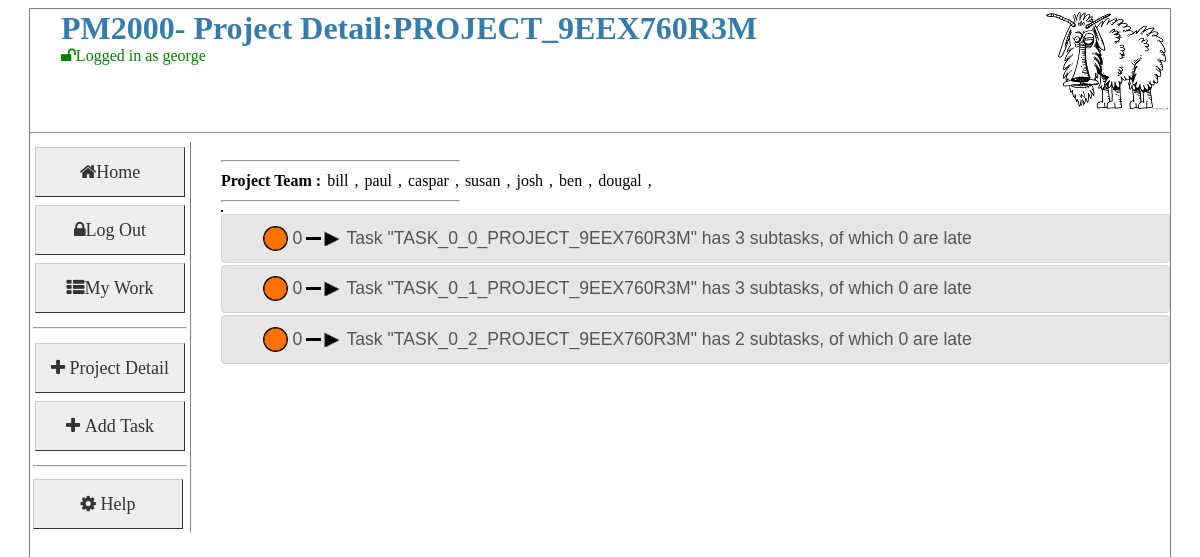
The app's page /showProjectOverview/id/1 (signed in), older data.
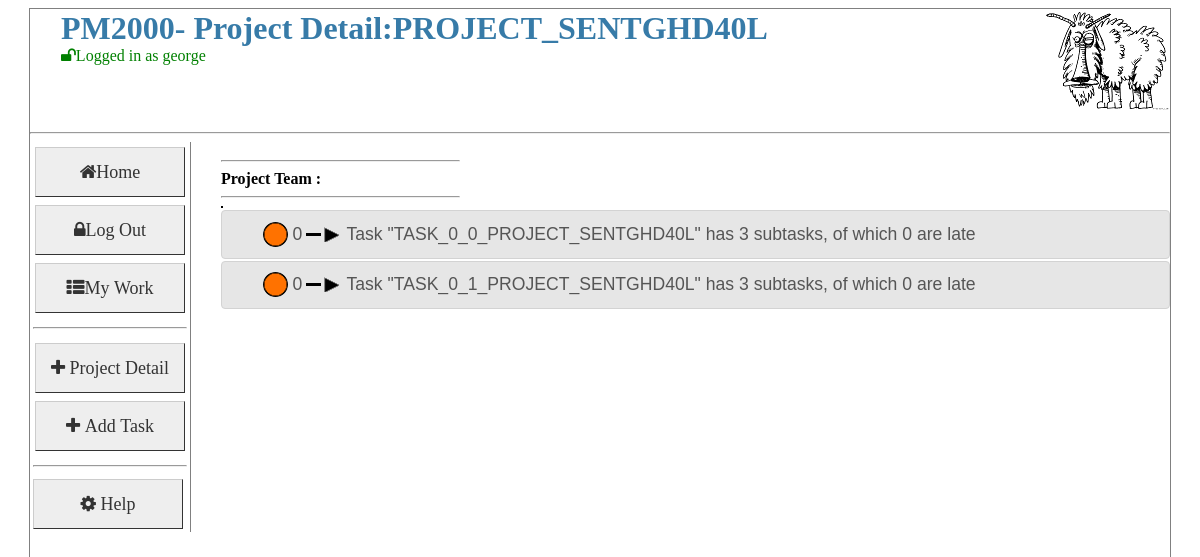
The same page, newer data.
### pm2000/dal/models.py (models this page shows, shortened)
class Projects(Base):
    __tablename__ = "projects"
    id: Mapped[int] = mapped_column(primary_key=True)
    name: Mapped[str] = mapped_column(String(250), nullable=False)
    desc: Mapped[str] = mapped_column(String(1024), nullable=True)
    notes: Mapped[str] = mapped_column(String(1024), nullable=True)
    dateOpened: Mapped[DateTime] = mapped_column(DateTime, nullable=False)
    dateClosed: Mapped[DateTime] = mapped_column(DateTime, nullable=True)
    is_private: Mapped[bool] = mapped_column(Boolean, default=False)
    is_hidden: Mapped[bool] = mapped_column(Boolean, default=False)
    project_owner_id: Mapped[int] = mapped_column(ForeignKey("actors.id"))
    project_owner: Mapped[Actors] = relationship()
    project_tasks_list: Mapped[List[Tasks]] = relationship()
    actors: Mapped[List[Actors]] = relationship(secondary="project_actors_link")
    def GetChildTasks(self):
        Logger.info("Project.GetChildTasks")
        _tasks = None
        try:
            _tasks = (
                db_session.query(Tasks)
                .filter(Tasks.project_id == self.id)
                .filter(Tasks.parent_id == None)
                .all()
            )
        except:
            Logger.exception("Project.GetChildTasks")
        return _tasks

class Actors(UserMixin, Base):
    __tablename__ = "actors"
    id: Mapped[int] = mapped_column(primary_key=True, autoincrement=True)
    name: Mapped[str] = mapped_column(String(250), nullable=False)
    user_name: Mapped[str] = mapped_column(String(250), nullable=False)
    email: Mapped[str] = mapped_column(String(250), nullable=True)
    password: Mapped[str] = mapped_column(String(250), nullable=False)
    role: Mapped[int] = mapped_column(Integer, nullable=False)
    is_verified: Mapped[bool] = mapped_column(Boolean, default=False)
    is_frozen: Mapped[bool] = mapped_column(Boolean, default=False)
    is_hidden: Mapped[bool] = mapped_column(Boolean, default=False)
    parent: Mapped[Projects] = relationship(back_populates="project_owner")
    projects: Mapped[List[Projects]] = relationship(
        "Projects", secondary="project_actors_link",viewonly=True
    )
    tasks:Mapped[List[Tasks]] = relationship("Tasks", secondary="task_actors_link",viewonly=True)
    @staticmethod
    def getActorBy_ID(_id):
        Logger.info("Actors.getActorBy_ID [%s]" % _id)
        actor = ""
        try:
            actor = Actors.query.filter(Actors.id == _id).one()
        except MultipleResultsFound as e:
            Logger.exception("Actors.getActorBy_ID Multiple Results Found")
        except NoResultFound as e:
            Logger.exception("Actors.getActorBy_ID no result")
        return actor

class Tasks(Base):
    __tablename__ = "tasks"
    id: Mapped[int] = mapped_column(primary_key=True)
    name: Mapped[str] = mapped_column(String(250), nullable=False)
    desc: Mapped[str] = mapped_column(String(2048), nullable=True)
    dateOpened: Mapped[DateTime] = mapped_column(DateTime, nullable=False)
    dateDue: Mapped[DateTime] = mapped_column(DateTime, nullable=True)
    dateClosed: Mapped[DateTime] = mapped_column(DateTime, nullable=True)
    priority: Mapped[Integer] = mapped_column(Integer, nullable=True)
    risk: Mapped[Integer] = mapped_column(Integer, nullable=True)
    md: Mapped[Integer] = mapped_column(Integer, nullable=True)
    is_hidden: Mapped[Boolean] = mapped_column(Boolean, default=False)
    strikeOut: Mapped[Boolean] = mapped_column(Boolean)
    closed_id:Mapped[int] = mapped_column(ForeignKey("closedAs.id"), nullable=True)
    project_id :Mapped[int]= mapped_column( ForeignKey("projects.id"), nullable=False)
    parent_id :Mapped[int]= mapped_column( ForeignKey("tasks.id"), nullable=True)
    owner_id :Mapped[int]= mapped_column( ForeignKey("actors.id"))
    child_comment = relationship("Comments")
    sub_task: Mapped[List[Tasks]] = relationship("Tasks", lazy="joined", join_depth=6)
    project = relationship("Projects", backref=backref("tasks", order_by=id),viewonly=True )
    actors :Mapped[List[Actors]]= relationship("Actors", secondary="task_actors_link" )
    def getTaskStatus(self):
        x = 0
        due_in = 0
        if self.dateClosed is not None:
            x = 0
        else:
            x = 1
            if self.dateDue is not None:
                due_in = (self.dateDue - datetime.datetime.now()).days
            else:
                due_in = 0
        Logger.info("Tasks.getTaskStatus %s=%s" % (self.name, x))
        return (x, due_in)
    def getAllSubTaskStatus(self):
        n = 0
        def get_st(t):
            st = []
            if t.sub_task is not None:
                for t in t.sub_task:
                    st.append(t)
                    st.extend(get_st(t))
            return st
        t = self
        ast = get_st(t)
        late = 0
        latest = sys.maxsize
        if len(ast) > 0:
            n = len(ast)
            for s in ast:
                x, due = s.getTaskStatus()
                if due < latest:
                    latest = due
                if due < 0:
                    late = late + 1
        return n, late, latest

### pm2000/app/pm/main/views.py (the view, shortened to what this page needs)
@main.route('/showProjectOverview', methods=['GET','POST'])
@main.route('/showProjectOverview/id/<pid>', methods=['GET','POST'])
@login_required
def showProjectOverview(pid=None):
    if True:
        project=None
        form=FormProject()
        if pid is None:
            pid =getValueFromRequest(request,'prj')
            if pid is None:
                raise PmError("pid not defined")
        else:
            pass
        Logger.debug("showProject: %s" %(pid))
        project=Projects.query.filter(Projects.id==pid).one()
        return render_template('showProject_flat.html', project=project)

### pm2000/app/pm/main/views.py (called while the page is built)
@login_manager.user_loader
def load_user(user_id):
    Logger.debug("load_user:%s"%user_id)
    return Actors.getActorBy_ID(user_id)

@main.before_request
def make_session_permanent():
    Logger.debug( "before request")

@main.after_request
def save_data_to_session(response):
    return response

### pm2000/app/pm/templates/showProject_flat.html (shortened to what this page needs)
{% extends "layout.html" %}
{% block pageTitle -%}
 - Project Detail:{{project.name}}
{%- endblock -%}
{%- block sidebar -%}
    <tr><td><a href="{{url_for('main.showProjectDetail',pid=project.id)}}" class="button"><i class="fa fa-plus"> Project Detail</i></a></td></tr>
    {% if current_user.is_authenticated %}
        <tr><td><a href="{{url_for('main.projectAddTask',prj=project.id)}}" class="button"><i class="fa fa-plus"> Add Task</i></a></td></tr>
    {%- endif -%}
{%- endblock -%}
{%- block content -%}
{%- import "macros.html" as macros -%}
        {% if project %}
            <hr align="left" width="25%">
            <B> Project Team :</B>
                {% for a in project.actors %}
                <div class=user_display  title="Group membership TODO">{{a.name}}</div> ,
                {% endfor %}
            <hr align="left" width="25%">
             {% if project.GetChildTasks() %}
                 <div class="project_table">
                  </div> <div id="accordion">
                {% for t in project.GetChildTasks() %}
                        {% set n,late,latest = t.getAllSubTaskStatus() %}
                        <h3>
                        <div class="cPT_Row" >
                          <div class="cPT_Cell">{{ macros.TRAFFIC_LIGHTS(t) }}</div>
                          <div class="cPT_Cell">{{ macros.SHOW_INSET_ARROW(1) }}</div>
                          <div class="cPT_Cell">Task "{{t.name}}" has {{n}} subtasks, of which {{late}} are late</div>
                        </div>
                        </h3>
                {% endfor %}
                </div>
             {% endif %}
        {% else %}
            <h2> Sorry, no projects found! </h2>
        {% endif %}
{% endblock %}

### pm2000/app/pm/templates/macros.html (shortened to what this page needs)
{%- macro TRAFFIC_LIGHTS(T) -%}
    {% set task_status,due_in = T.getTaskStatus() %}
    {%if task_status == 0 %}
        <img src="{{ url_for('static', filename=config.TASK_DONE_IMAGE) }}" alt=""  title=Closed:{{T.dateClosed}} style="vertical-align: middle;">
    {% else %}
        {% if (due_in < config.TASK_LATE) %}
            <img src="{{ url_for('static', filename=config.TASK_LATE_IMAGE) }}" alt=""  title=Overdue:{{T.dateDue}} style="vertical-align: middle;">
         {% elif (due_in < config.TASK_IMENENT ) %}
            <img src="{{ url_for('static', filename=config.TASK_IMENENT_IMAGE) }}" alt="" title=Due:{{T.dateDue}} style="vertical-align: middle;">
         {% elif (due_in < config.TASK_DUE ) %}
            <img src="{{ url_for('static', filename=config.TASK_DUE_IMAGE) }}" alt=""title=Due:{{T.dateDue}} style="vertical-align: middle;">
         {%else%}
            <img src="{{ url_for('static', filename=config.TASK_FUTURE_IMAGE) }}" alt=""title=Due:{{T.dateDue}} style="vertical-align: middle;">
       {% endif %}
        {% if due_in>0 %}
            <span style="vertical-align: middle;" title="Day To Go..">{{due_in}}</span>
        {% else %}
            <span style="vertical-align: middle;" title="Days Late..">{{due_in}}</span>
         {% endif %}
    {% endif %}
{%- endmacro %}
{%- macro SHOW_INSET_ARROW(depth) -%}
        <img src="{{url_for('static', filename='images/black_line.png')}}" alt="" align="left" border="0" >
        <img src="{{url_for('static', filename='images/arrow_side_black.png')}}" alt="" align="left" border="0" >
{%- endmacro %}

Row changes from the older to the newer data that the page shows:
no longer on this page (row edited): Actors: name "bill"
no longer on this page (row edited): Actors: name "paul"
no longer on this page (row edited): Actors: name "caspar"
no longer on this page (row edited): Actors: name "susan"
no longer on this page (row edited): Actors: name "josh"
no longer on this page (row edited): Actors: name "ben"
no longer on this page (row edited): Actors: name "dougal"
no longer on this page (row edited): Tasks: due_in "0", name "TASK_0_2_PROJECT_9EEX760R3M", n "2", late "0"
changed Projects: name "PROJECT_9EEX760R3M" → "PROJECT_SENTGHD40L"
changed Tasks: name "TASK_0_0_PROJECT_9EEX760R3M" → "TASK_0_0_PROJECT_SENTGHD40L"
changed Tasks: name "TASK_0_1_PROJECT_9EEX760R3M" → "TASK_0_1_PROJECT_SENTGHD40L"
